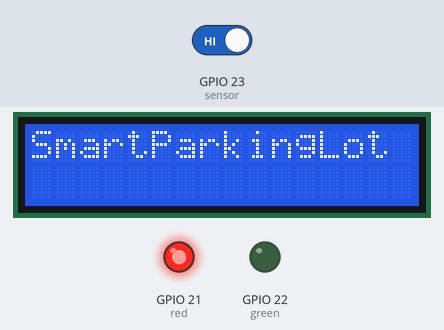
Bench run of a sketch on a simulated ESP32. Parts: 16×2 character LCD, output pins drawn as LEDs (lit = HIGH). The test bench sets the inputs (shaded band); at power-on: GPIO 23 (sensor) HIGH. WiFi joins after 1.5 s; servers stay silent unless stated; what the sketch prints to the serial monitor is not drawn.

Above: at 0.1 s.
At 2.7 s:
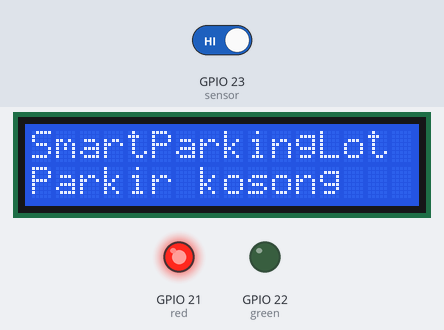
2.8 s: GPIO 23 (sensor) driven LOW
Timing chart, 0 to 5.8 s (numbered marks = the images above; inputs shaded):
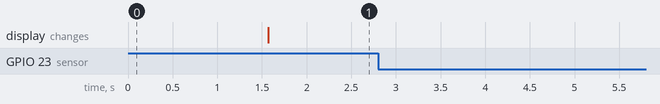

The sketch:

ParkingLot.ino
```cpp
#include <esp_now.h>
#include <WiFi.h>
#include <LiquidCrystal.h>

const char* ssid = "OPPO Reno5 F";
const char* password = "86903513";
uint8_t broadcastAddress[] = {0x7C, 0x9E, 0xBD, 0x48, 0x85, 0xB4};
LiquidCrystal lcd(14, 12, 13, 15, 2, 4);
int sensor = 23;
int red = 21;
int green = 22;
String send_msg;
String receive_msg;
String success;

typedef struct struct_message {
    String message;
} struct_message;

struct_message send_Data;
struct_message receive_Data;

void OnDataSent(const uint8_t *mac_addr, esp_now_send_status_t status) {
  if (status ==0){
    success = "Delivery Success :)";
  }
  else{
    success = "Delivery Fail :(";
  }
}
void OnDataRecv(const uint8_t * mac, const uint8_t *incomingData, int len) {
  memcpy(&receive_Data, incomingData, sizeof(receive_Data));
  receive_msg = receive_Data.message;
  Serial.println(receive_msg);
}

void setup() {
  Serial.begin(115200);
  pinMode(sensor, INPUT);
  pinMode(red, OUTPUT);
  pinMode(green, OUTPUT);
  digitalWrite(red,HIGH);
  digitalWrite(green,LOW);
  lcd.begin(16, 2);
  lcd.setCursor(0,0);
  lcd.print("SmartParkingLot");

  WiFi.mode(WIFI_AP_STA);
  WiFi.begin(ssid, password);

  while (WiFi.status() != WL_CONNECTED) {
    delay(500);
    Serial.print(".");
  }
  Serial.println("");
  Serial.println("WiFi connected");

  if (esp_now_init() != ESP_OK) {
    Serial.println("Error initializing ESP-NOW");
    return;
  }
  esp_now_register_send_cb(OnDataSent);

  esp_now_peer_info_t peerInfo;
  memcpy(peerInfo.peer_addr, broadcastAddress, 6);
  peerInfo.channel = 0;
  peerInfo.encrypt = false;

  if (esp_now_add_peer(&peerInfo) != ESP_OK){
    Serial.println("Failed to add peer");
    return;
  }
}

void loop() {
  digitalRead(sensor);
  if (!digitalRead(sensor)){
    delay(1000);
    Serial.println("ada");
    send_msg = "ada";
    send_Data.message = send_msg;
    esp_err_t result = esp_now_send(broadcastAddress, (uint8_t *) &send_Data, sizeof(send_Data));
    esp_now_register_recv_cb(OnDataRecv);
    if(receive_msg == "fix ada"){
      Serial.println("fix ada");
      digitalWrite(red,LOW);
      digitalWrite(green,HIGH);
      lcd.setCursor(0,1);
      lcd.print("Parkir terisi");
    }
    else if(!receive_msg || receive_msg == "fix ga ada"){
      Serial.println("fix ga ada");
      digitalWrite(red,HIGH);
      digitalWrite(green,LOW);
      lcd.setCursor(0,1);
      lcd.print("Parkir kosong");
    }
  }
  else {
    Serial.println("ga ada");
    digitalWrite(red,HIGH);
    digitalWrite(green,LOW);
    lcd.setCursor(0,1);
    lcd.print("Parkir kosong");
  }
}
```

Measured:
- after the input at 2.8 s, every drawn part: stays the same
